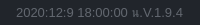
                 <widget class="QFrame" name="frame_grip">
                  <property name="minimumSize">
                   <size>
                    <width>0</width>
                    <height>25</height>
                   </size>
                  </property>
                  <property name="maximumSize">
                   <size>
                    <width>16777215</width>
                    <height>25</height>
                   </size>
                  </property>
                  <property name="styleSheet">
                   <string notr="true">background-color: rgb(33, 37, 43);</string>
                  </property>
                  <property name="frameShadow">
                   <enum>QFrame::Raised</enum>
                  </property>
                  <layout class="QHBoxLayout" name="layout_frame_grip">
                   <property name="spacing">
                    <number>0</number>
                   </property>
                   <property name="leftMargin">
                    <number>0</number>
                   </property>
                   <property name="topMargin">
                    <number>0</number>
                   </property>
                   <property name="rightMargin">
                    <number>2</number>
                   </property>
                   <property name="bottomMargin">
                    <number>0</number>
                   </property>
                   <item>
                    <widget class="QFrame" name="frame_lebel_version">
                     <property name="font">
                      <font>
                       <pointsize>10</pointsize>
                      </font>
                     </property>
                     <property name="styleSheet">
                      <string notr="true">color: rgb(98, 103, 111);</string>
                     </property>
                     <property name="frameShadow">
                      <enum>QFrame::Raised</enum>
                     </property>
                     <layout class="QHBoxLayout" name="layout_frame_lebel_version">
                      <property name="spacing">
                       <number>0</number>
                      </property>
                      <property name="leftMargin">
                       <number>10</number>
                      </property>
                      <property name="topMargin">
                       <number>0</number>
                      </property>
                      <property name="rightMargin">
                       <number>10</number>
                      </property>
                      <property name="bottomMargin">
                       <number>0</number>
                      </property>
                      <item>
                       <widget class="QLabel" name="label_bot_count">
                        <property name="maximumSize">
                         <size>
                          <width>16777215</width>
                          <height>16777215</height>
                         </size>
                        </property>
                        <property name="font">
                         <font>
                          <family>MS Shell Dlg 2</family>
                          <pointsize>8</pointsize>
                          <weight>50</weight>
                          <bold>false</bold>
                         </font>
                        </property>
                        <property name="text">
                         <string/>
                        </property>
                        <property name="alignment">
                         <set>Qt::AlignLeading|Qt::AlignLeft|Qt::AlignVCenter</set>
                        </property>
                       </widget>
                      </item>
                      <item>
                       <widget class="QLabel" name="label_top_info_3">
                        <property name="maximumSize">
                         <size>
                          <width>16777215</width>
                          <height>10</height>
                         </size>
                        </property>
                        <property name="font">
                         <font>
                          <pointsize>10</pointsize>
                         </font>
                        </property>
                        <property name="text">
                         <string>2020:12:9 18:00:00 น.</string>
                        </property>
                        <property name="alignment">
                         <set>Qt::AlignRight|Qt::AlignTrailing|Qt::AlignVCenter</set>
                        </property>
                       </widget>
                      </item>
                      <item>
                       <widget class="QLabel" name="label_version">
                        <property name="minimumSize">
                         <size>
                          <width>0</width>
                          <height>0</height>
                         </size>
                        </property>
                        <property name="maximumSize">
                         <size>
                          <width>50</width>
                          <height>10</height>
                         </size>
                        </property>
                        <property name="font">
                         <font>
                          <pointsize>10</pointsize>
                         </font>
                        </property>
                        <property name="text">
                         <string>V.1.9.4</string>
                        </property>
                        <property name="alignment">
                         <set>Qt::AlignRight|Qt::AlignTrailing|Qt::AlignVCenter</set>
                        </property>
                       </widget>
                      </item>
                     </layout>
                    </widget>
                   </item>
                   <item>
                    <widget class="QFrame" name="frame_size_grip">
                     <property name="maximumSize">
                      <size>
                       <width>20</width>
                       <height>20</height>
                      </size>
                     </property>
                     <property name="styleSheet">
                      <string notr="true">QSizeGrip {
	background-image: url(:/icons/16x16/cil-size-grip.png);
	background-position: center;
	background-repeat: no-reperat;
}</string>
                     </property>
                     <property name="frameShadow">
                      <enum>QFrame::Raised</enum>
                     </property>
                    </widget>
                   </item>
                  </layout>
                 </widget>
